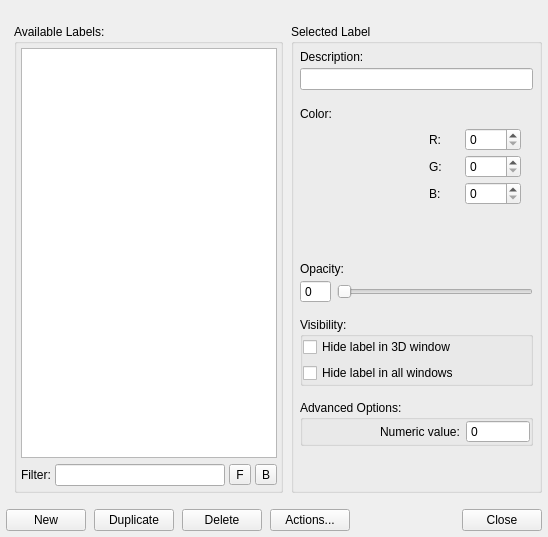
<?xml version="1.0" encoding="UTF-8"?>
<ui version="4.0">
 <class>LabelEditorDialog</class>
 <widget class="QDialog" name="LabelEditorDialog">
  <property name="geometry">
   <rect>
    <x>0</x>
    <y>0</y>
    <width>548</width>
    <height>537</height>
   </rect>
  </property>
  <property name="windowTitle">
   <string>Segmentation Label Editor - LaTIM-SNAP</string>
  </property>
  <property name="styleSheet">
   <string notr="true">QGroupBox {
  background-origin: content;
  margin-top: 15px;
  font-weight: bold;
  font-size: 12px;
  background-color: palette(midlight);
  padding: 5px;
  border-radius: 2px;
  border-width: 1px;
  border-style: solid;
  border-color: rgb(128,128,128);
}

QGroupBox::title {
  subcontrol-origin: 	margin;
  subcontrol-position: top left;
}

QGroupBox &gt; QGroupBox {
  background-origin: content;
  margin-top: 15px;
  font-weight: normal;
  font-size: 12px;
  font-family: helvetica;
  background-color: palette(midlight);
  padding: 5px;
  border-radius: 0px;
  border-top: 1px solid rgb(128,128,128);
  border-left: none;
  border-right:none;
  border-bottom:none;
}</string>
  </property>
  <layout class="QGridLayout" name="gridLayout">
   <property name="leftMargin">
    <number>6</number>
   </property>
   <property name="topMargin">
    <number>24</number>
   </property>
   <property name="rightMargin">
    <number>6</number>
   </property>
   <property name="bottomMargin">
    <number>6</number>
   </property>
   <property name="horizontalSpacing">
    <number>8</number>
   </property>
   <property name="verticalSpacing">
    <number>16</number>
   </property>
   <item row="1" column="0" colspan="3">
    <widget class="QWidget" name="widget" native="true">
     <layout class="QHBoxLayout" name="horizontalLayout">
      <property name="spacing">
       <number>8</number>
      </property>
      <property name="leftMargin">
       <number>0</number>
      </property>
      <property name="topMargin">
       <number>0</number>
      </property>
      <property name="rightMargin">
       <number>0</number>
      </property>
      <property name="bottomMargin">
       <number>0</number>
      </property>
      <item>
       <widget class="QPushButton" name="btnNew">
        <property name="text">
         <string>New</string>
        </property>
        <property name="autoDefault">
         <bool>false</bool>
        </property>
       </widget>
      </item>
      <item>
       <widget class="QPushButton" name="btnDuplicate">
        <property name="text">
         <string>Duplicate</string>
        </property>
        <property name="autoDefault">
         <bool>false</bool>
        </property>
       </widget>
      </item>
      <item>
       <widget class="QPushButton" name="btnDelete">
        <property name="text">
         <string>Delete</string>
        </property>
        <property name="autoDefault">
         <bool>false</bool>
        </property>
       </widget>
      </item>
      <item>
       <widget class="QPushButton" name="btnActions">
        <property name="text">
         <string>Actions...</string>
        </property>
        <property name="autoDefault">
         <bool>false</bool>
        </property>
       </widget>
      </item>
      <item>
       <spacer name="horizontalSpacer">
        <property name="orientation">
         <enum>Qt::Orientation::Horizontal</enum>
        </property>
        <property name="sizeHint" stdset="0">
         <size>
          <width>40</width>
          <height>20</height>
         </size>
        </property>
       </spacer>
      </item>
      <item>
       <widget class="QPushButton" name="btnClose">
        <property name="text">
         <string>Close</string>
        </property>
        <property name="autoDefault">
         <bool>false</bool>
        </property>
       </widget>
      </item>
     </layout>
    </widget>
   </item>
   <item row="0" column="2">
    <widget class="QGroupBox" name="grpSelectedLabel">
     <property name="styleSheet">
      <string notr="true"/>
     </property>
     <property name="title">
      <string>Selected Label</string>
     </property>
     <layout class="QVBoxLayout" name="verticalLayout_2">
      <property name="spacing">
       <number>4</number>
      </property>
      <property name="leftMargin">
       <number>6</number>
      </property>
      <property name="topMargin">
       <number>6</number>
      </property>
      <property name="rightMargin">
       <number>6</number>
      </property>
      <property name="bottomMargin">
       <number>6</number>
      </property>
      <item>
       <widget class="QLabel" name="label">
        <property name="text">
         <string>Description:</string>
        </property>
       </widget>
      </item>
      <item>
       <widget class="QLineEdit" name="inLabelDescription"/>
      </item>
      <item>
       <spacer name="verticalSpacer_2">
        <property name="orientation">
         <enum>Qt::Orientation::Vertical</enum>
        </property>
        <property name="sizeType">
         <enum>QSizePolicy::Policy::Fixed</enum>
        </property>
        <property name="sizeHint" stdset="0">
         <size>
          <width>20</width>
          <height>10</height>
         </size>
        </property>
       </spacer>
      </item>
      <item>
       <widget class="QWidget" name="widget_2" native="true">
        <layout class="QHBoxLayout" name="horizontalLayout_2">
         <property name="leftMargin">
          <number>0</number>
         </property>
         <property name="topMargin">
          <number>0</number>
         </property>
         <property name="rightMargin">
          <number>0</number>
         </property>
         <property name="bottomMargin">
          <number>0</number>
         </property>
         <item>
          <widget class="QLabel" name="label_2">
           <property name="text">
            <string>Color:</string>
           </property>
          </widget>
         </item>
         <item>
          <spacer name="horizontalSpacer_2">
           <property name="orientation">
            <enum>Qt::Orientation::Horizontal</enum>
           </property>
           <property name="sizeHint" stdset="0">
            <size>
             <width>40</width>
             <height>20</height>
            </size>
           </property>
          </spacer>
         </item>
        </layout>
       </widget>
      </item>
      <item>
       <widget class="QWidget" name="widget_6" native="true">
        <property name="minimumSize">
         <size>
          <width>0</width>
          <height>100</height>
         </size>
        </property>
        <layout class="QGridLayout" name="gridLayout_3" columnstretch="0,1,0,0,0">
         <property name="leftMargin">
          <number>0</number>
         </property>
         <property name="topMargin">
          <number>0</number>
         </property>
         <property name="rightMargin">
          <number>0</number>
         </property>
         <property name="bottomMargin">
          <number>0</number>
         </property>
         <property name="spacing">
          <number>4</number>
         </property>
         <item row="3" column="2" colspan="2">
          <widget class="QColorButtonWidget" name="btnLabelColor" native="true">
           <property name="minimumSize">
            <size>
             <width>60</width>
             <height>20</height>
            </size>
           </property>
          </widget>
         </item>
         <item row="0" column="3" colspan="2">
          <widget class="QSpinBox" name="inRed">
           <property name="maximumSize">
            <size>
             <width>56</width>
             <height>16777215</height>
            </size>
           </property>
           <property name="maximum">
            <number>255</number>
           </property>
          </widget>
         </item>
         <item row="2" column="2">
          <widget class="QLabel" name="label_8">
           <property name="text">
            <string>B:</string>
           </property>
          </widget>
         </item>
         <item row="0" column="2">
          <widget class="QLabel" name="label_6">
           <property name="text">
            <string>R:</string>
           </property>
          </widget>
         </item>
         <item row="0" column="0" rowspan="5">
          <widget class="ColorWheel" name="inColorWheel" native="true">
           <property name="sizePolicy">
            <sizepolicy hsizetype="Fixed" vsizetype="Fixed">
             <horstretch>0</horstretch>
             <verstretch>0</verstretch>
            </sizepolicy>
           </property>
           <property name="minimumSize">
            <size>
             <width>120</width>
             <height>120</height>
            </size>
           </property>
           <property name="maximumSize">
            <size>
             <width>120</width>
             <height>120</height>
            </size>
           </property>
          </widget>
         </item>
         <item row="1" column="2">
          <widget class="QLabel" name="label_7">
           <property name="text">
            <string>G:</string>
           </property>
          </widget>
         </item>
         <item row="1" column="3" colspan="2">
          <widget class="QSpinBox" name="inGreen">
           <property name="maximumSize">
            <size>
             <width>56</width>
             <height>16777215</height>
            </size>
           </property>
           <property name="maximum">
            <number>255</number>
           </property>
          </widget>
         </item>
         <item row="1" column="1">
          <spacer name="horizontalSpacer_4">
           <property name="orientation">
            <enum>Qt::Orientation::Horizontal</enum>
           </property>
           <property name="sizeType">
            <enum>QSizePolicy::Policy::Fixed</enum>
           </property>
           <property name="sizeHint" stdset="0">
            <size>
             <width>5</width>
             <height>20</height>
            </size>
           </property>
          </spacer>
         </item>
         <item row="2" column="3" colspan="2">
          <widget class="QSpinBox" name="inBlue">
           <property name="maximumSize">
            <size>
             <width>56</width>
             <height>16777215</height>
            </size>
           </property>
           <property name="maximum">
            <number>255</number>
           </property>
          </widget>
         </item>
        </layout>
       </widget>
      </item>
      <item>
       <spacer name="verticalSpacer_3">
        <property name="orientation">
         <enum>Qt::Orientation::Vertical</enum>
        </property>
        <property name="sizeType">
         <enum>QSizePolicy::Policy::Fixed</enum>
        </property>
        <property name="sizeHint" stdset="0">
         <size>
          <width>20</width>
          <height>10</height>
         </size>
        </property>
       </spacer>
      </item>
      <item>
       <widget class="QLabel" name="label_3">
        <property name="text">
         <string>Opacity:</string>
        </property>
       </widget>
      </item>
      <item>
       <widget class="QWidget" name="widget_3" native="true">
        <layout class="QHBoxLayout" name="horizontalLayout_3">
         <property name="leftMargin">
          <number>0</number>
         </property>
         <property name="topMargin">
          <number>0</number>
         </property>
         <property name="rightMargin">
          <number>0</number>
         </property>
         <property name="bottomMargin">
          <number>0</number>
         </property>
         <item>
          <widget class="QSpinBox" name="inLabelOpacitySpinner">
           <property name="buttonSymbols">
            <enum>QAbstractSpinBox::ButtonSymbols::NoButtons</enum>
           </property>
           <property name="maximum">
            <number>255</number>
           </property>
          </widget>
         </item>
         <item>
          <widget class="QSlider" name="inLabelOpacitySlider">
           <property name="maximum">
            <number>255</number>
           </property>
           <property name="orientation">
            <enum>Qt::Orientation::Horizontal</enum>
           </property>
          </widget>
         </item>
        </layout>
       </widget>
      </item>
      <item>
       <spacer name="verticalSpacer_4">
        <property name="orientation">
         <enum>Qt::Orientation::Vertical</enum>
        </property>
        <property name="sizeType">
         <enum>QSizePolicy::Policy::Fixed</enum>
        </property>
        <property name="sizeHint" stdset="0">
         <size>
          <width>20</width>
          <height>10</height>
         </size>
        </property>
       </spacer>
      </item>
      <item>
       <widget class="QGroupBox" name="groupBox">
        <property name="styleSheet">
         <string notr="true"/>
        </property>
        <property name="title">
         <string>Visibility:</string>
        </property>
        <layout class="QVBoxLayout" name="verticalLayout_3">
         <property name="leftMargin">
          <number>0</number>
         </property>
         <property name="topMargin">
          <number>0</number>
         </property>
         <property name="rightMargin">
          <number>0</number>
         </property>
         <property name="bottomMargin">
          <number>0</number>
         </property>
         <item>
          <widget class="QCheckBox" name="inVisible3D">
           <property name="toolTip">
            <string>When selected, the label is not rendered in the 3D view</string>
           </property>
           <property name="text">
            <string>Hide label in 3D window</string>
           </property>
          </widget>
         </item>
         <item>
          <widget class="QCheckBox" name="inVisibleAll">
           <property name="toolTip">
            <string>When selected, the label is not visible in any views.</string>
           </property>
           <property name="text">
            <string>Hide label in all windows</string>
           </property>
          </widget>
         </item>
        </layout>
       </widget>
      </item>
      <item>
       <spacer name="verticalSpacer_6">
        <property name="orientation">
         <enum>Qt::Orientation::Vertical</enum>
        </property>
        <property name="sizeType">
         <enum>QSizePolicy::Policy::Fixed</enum>
        </property>
        <property name="sizeHint" stdset="0">
         <size>
          <width>20</width>
          <height>10</height>
         </size>
        </property>
       </spacer>
      </item>
      <item>
       <widget class="QGroupBox" name="groupBox_2">
        <property name="styleSheet">
         <string notr="true"/>
        </property>
        <property name="title">
         <string>Advanced Options:</string>
        </property>
        <layout class="QVBoxLayout" name="verticalLayout_6">
         <property name="leftMargin">
          <number>0</number>
         </property>
         <property name="topMargin">
          <number>0</number>
         </property>
         <property name="rightMargin">
          <number>0</number>
         </property>
         <property name="bottomMargin">
          <number>0</number>
         </property>
         <item>
          <widget class="QWidget" name="widget_4" native="true">
           <layout class="QHBoxLayout" name="horizontalLayout_4">
            <property name="leftMargin">
             <number>0</number>
            </property>
            <property name="topMargin">
             <number>0</number>
            </property>
            <property name="rightMargin">
             <number>0</number>
            </property>
            <property name="bottomMargin">
             <number>0</number>
            </property>
            <item>
             <spacer name="horizontalSpacer_3">
              <property name="orientation">
               <enum>Qt::Orientation::Horizontal</enum>
              </property>
              <property name="sizeHint" stdset="0">
               <size>
                <width>40</width>
                <height>20</height>
               </size>
              </property>
             </spacer>
            </item>
            <item>
             <widget class="QLabel" name="label_4">
              <property name="text">
               <string>Numeric value:</string>
              </property>
             </widget>
            </item>
            <item>
             <widget class="QSpinBox" name="inLabelId">
              <property name="minimumSize">
               <size>
                <width>64</width>
                <height>0</height>
               </size>
              </property>
              <property name="toolTip">
               <string>The value that this label has in the segmentation image. If you change this value, voxels that have this value in the segmentation image will be changed to the new value.</string>
              </property>
              <property name="readOnly">
               <bool>false</bool>
              </property>
              <property name="buttonSymbols">
               <enum>QAbstractSpinBox::ButtonSymbols::NoButtons</enum>
              </property>
             </widget>
            </item>
           </layout>
          </widget>
         </item>
        </layout>
       </widget>
      </item>
      <item>
       <spacer name="verticalSpacer">
        <property name="orientation">
         <enum>Qt::Orientation::Vertical</enum>
        </property>
        <property name="sizeHint" stdset="0">
         <size>
          <width>20</width>
          <height>5</height>
         </size>
        </property>
       </spacer>
      </item>
     </layout>
    </widget>
   </item>
   <item row="0" column="1">
    <widget class="QGroupBox" name="groupBox_3">
     <property name="title">
      <string>Available Labels:</string>
     </property>
     <layout class="QVBoxLayout" name="verticalLayout">
      <property name="leftMargin">
       <number>4</number>
      </property>
      <property name="topMargin">
       <number>4</number>
      </property>
      <property name="rightMargin">
       <number>3</number>
      </property>
      <property name="bottomMargin">
       <number>4</number>
      </property>
      <item>
       <widget class="QTableView" name="lvLabels">
        <property name="styleSheet">
         <string notr="true">font-size:12px;</string>
        </property>
        <property name="editTriggers">
         <set>QAbstractItemView::EditTrigger::NoEditTriggers</set>
        </property>
        <property name="dragDropMode">
         <enum>QAbstractItemView::DragDropMode::NoDragDrop</enum>
        </property>
        <property name="selectionMode">
         <enum>QAbstractItemView::SelectionMode::SingleSelection</enum>
        </property>
        <property name="selectionBehavior">
         <enum>QAbstractItemView::SelectionBehavior::SelectRows</enum>
        </property>
        <attribute name="horizontalHeaderVisible">
         <bool>false</bool>
        </attribute>
        <attribute name="horizontalHeaderDefaultSectionSize">
         <number>60</number>
        </attribute>
        <attribute name="horizontalHeaderStretchLastSection">
         <bool>true</bool>
        </attribute>
        <attribute name="verticalHeaderVisible">
         <bool>false</bool>
        </attribute>
        <attribute name="verticalHeaderDefaultSectionSize">
         <number>24</number>
        </attribute>
       </widget>
      </item>
      <item>
       <widget class="QWidget" name="widget_5" native="true">
        <layout class="QHBoxLayout" name="horizontalLayout_5">
         <property name="spacing">
          <number>4</number>
         </property>
         <property name="leftMargin">
          <number>0</number>
         </property>
         <property name="topMargin">
          <number>0</number>
         </property>
         <property name="rightMargin">
          <number>0</number>
         </property>
         <property name="bottomMargin">
          <number>0</number>
         </property>
         <item>
          <widget class="QLabel" name="label_5">
           <property name="text">
            <string>Filter:</string>
           </property>
          </widget>
         </item>
         <item>
          <widget class="QLineEdit" name="inLabelFilter"/>
         </item>
         <item>
          <widget class="QToolButton" name="btnForeground">
           <property name="toolTip">
            <string>Press to set the selected label as the foreground label</string>
           </property>
           <property name="text">
            <string>F</string>
           </property>
           <property name="checkable">
            <bool>true</bool>
           </property>
          </widget>
         </item>
         <item>
          <widget class="QToolButton" name="btnBackground">
           <property name="toolTip">
            <string>Press to set the selected label as the background label</string>
           </property>
           <property name="text">
            <string>B</string>
           </property>
           <property name="checkable">
            <bool>true</bool>
           </property>
          </widget>
         </item>
        </layout>
       </widget>
      </item>
     </layout>
    </widget>
   </item>
  </layout>
  <action name="actionResetLabels">
   <property name="text">
    <string>Reset Label Descriptions</string>
   </property>
   <property name="toolTip">
    <string>Restores label descriptions to the default values.</string>
   </property>
  </action>
  <action name="actionHide_all_labels">
   <property name="text">
    <string>Hide all labels</string>
   </property>
  </action>
  <action name="actionHide_all_labels_in_3D_window">
   <property name="text">
    <string>Hide all labels in 3D window</string>
   </property>
  </action>
  <action name="actionShow_all_labels">
   <property name="text">
    <string>Show all labels</string>
   </property>
  </action>
  <action name="actionShow_all_labels_in_3D_window">
   <property name="text">
    <string>Show all labels in 3D window</string>
   </property>
  </action>
 </widget>
 <customwidgets>
  <customwidget>
   <class>QColorButtonWidget</class>
   <extends>QWidget</extends>
   <header location="global">QColorButtonWidget.h</header>
   <container>1</container>
  </customwidget>
  <customwidget>
   <class>ColorWheel</class>
   <extends>QWidget</extends>
   <header>ColorWheel.h</header>
   <container>1</container>
  </customwidget>
 </customwidgets>
 <tabstops>
  <tabstop>lvLabels</tabstop>
  <tabstop>inLabelFilter</tabstop>
  <tabstop>btnForeground</tabstop>
  <tabstop>btnBackground</tabstop>
  <tabstop>inLabelDescription</tabstop>
  <tabstop>inRed</tabstop>
  <tabstop>inGreen</tabstop>
  <tabstop>inBlue</tabstop>
  <tabstop>inLabelOpacitySpinner</tabstop>
  <tabstop>inLabelOpacitySlider</tabstop>
  <tabstop>inVisible3D</tabstop>
  <tabstop>inVisibleAll</tabstop>
  <tabstop>inLabelId</tabstop>
  <tabstop>btnNew</tabstop>
  <tabstop>btnDuplicate</tabstop>
  <tabstop>btnDelete</tabstop>
  <tabstop>btnActions</tabstop>
  <tabstop>btnClose</tabstop>
 </tabstops>
 <resources/>
 <connections/>
</ui>
